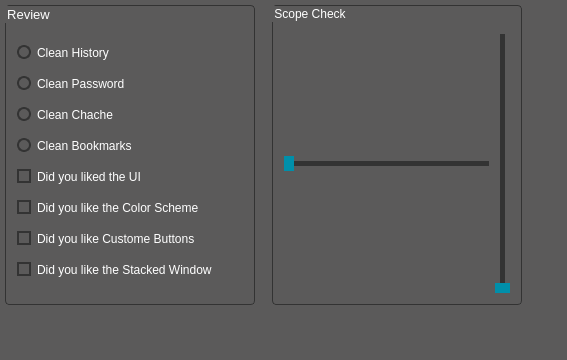
                   <widget class="QWidget" name="page_setting_clean">
                    <property name="styleSheet">
                     <string notr="true">background:rgb(91,90,90);</string>
                    </property>
                    <layout class="QGridLayout" name="gridLayout_5">
                     <property name="leftMargin">
                      <number>5</number>
                     </property>
                     <property name="topMargin">
                      <number>5</number>
                     </property>
                     <property name="rightMargin">
                      <number>5</number>
                     </property>
                     <property name="bottomMargin">
                      <number>5</number>
                     </property>
                     <property name="spacing">
                      <number>5</number>
                     </property>
                     <item row="0" column="5">
                      <spacer name="horizontalSpacer_7">
                       <property name="orientation">
                        <enum>Qt::Horizontal</enum>
                       </property>
                       <property name="sizeHint" stdset="0">
                        <size>
                         <width>40</width>
                         <height>20</height>
                        </size>
                       </property>
                      </spacer>
                     </item>
                     <item row="2" column="0" rowspan="2">
                      <spacer name="verticalSpacer_5">
                       <property name="orientation">
                        <enum>Qt::Vertical</enum>
                       </property>
                       <property name="sizeHint" stdset="0">
                        <size>
                         <width>20</width>
                         <height>40</height>
                        </size>
                       </property>
                      </spacer>
                     </item>
                     <item row="0" column="1" rowspan="2" colspan="2">
                      <widget class="QLabel" name="lab_clean">
                       <property name="styleSheet">
                        <string notr="true"/>
                       </property>
                       <property name="text">
                        <string/>
                       </property>
                      </widget>
                     </item>
                     <item row="0" column="0">
                      <widget class="QGroupBox" name="groupBox_clean">
                       <property name="minimumSize">
                        <size>
                         <width>250</width>
                         <height>300</height>
                        </size>
                       </property>
                       <property name="maximumSize">
                        <size>
                         <width>250</width>
                         <height>300</height>
                        </size>
                       </property>
                       <property name="sizeIncrement">
                        <size>
                         <width>0</width>
                         <height>0</height>
                        </size>
                       </property>
                       <property name="font">
                        <font>
                         <family>Segoe UI</family>
                         <pointsize>10</pointsize>
                        </font>
                       </property>
                       <property name="styleSheet">
                        <string notr="true">QGroupBox{
	border:1px solid rgb(51,51,51);	
	border-radius:4px;
	color:white;
	background:rgb(91,90,90);
}
</string>
                       </property>
                       <property name="title">
                        <string>Review</string>
                       </property>
                       <property name="alignment">
                        <set>Qt::AlignLeading|Qt::AlignLeft|Qt::AlignVCenter</set>
                       </property>
                       <property name="flat">
                        <bool>false</bool>
                       </property>
                       <property name="checkable">
                        <bool>false</bool>
                       </property>
                       <layout class="QVBoxLayout" name="verticalLayout_12">
                        <item>
                         <widget class="QRadioButton" name="radioButton">
                          <property name="font">
                           <font>
                            <family>Segoe UI</family>
                            <pointsize>9</pointsize>
                           </font>
                          </property>
                          <property name="styleSheet">
                           <string notr="true">QRadioButton {
	background:rgb(91,90,90);
    color:white;
}
QRadioButton::indicator {
    width:10px;
    height:10px;
    border-radius: 7px;
}
QRadioButton::indicator:checked {
    background-color:rgb(0,143,170);
    border: 2px solid rgb(51,51,51);
}

QRadioButton::indicator:unchecked {
    background-color:rgb(91,90,90);
    border:2px solid rgb(51,51,51);
}</string>
                          </property>
                          <property name="text">
                           <string>Clean History</string>
                          </property>
                          <property name="autoRepeat">
                           <bool>false</bool>
                          </property>
                          <property name="autoExclusive">
                           <bool>true</bool>
                          </property>
                         </widget>
                        </item>
                        <item>
                         <widget class="QRadioButton" name="radioButton_2">
                          <property name="font">
                           <font>
                            <family>Segoe UI</family>
                            <pointsize>9</pointsize>
                           </font>
                          </property>
                          <property name="styleSheet">
                           <string notr="true">QRadioButton {
	background:rgb(91,90,90);
    color:white;
}
QRadioButton::indicator {
    width:10px;
    height:10px;
    border-radius: 7px;
}
QRadioButton::indicator:checked {
    background-color:rgb(0,143,170);
    border: 2px solid rgb(51,51,51);
}

QRadioButton::indicator:unchecked {
    background-color:rgb(91,90,90);
    border:2px solid rgb(51,51,51);
}</string>
                          </property>
                          <property name="text">
                           <string>Clean Password</string>
                          </property>
                          <property name="autoExclusive">
                           <bool>true</bool>
                          </property>
                         </widget>
                        </item>
                        <item>
                         <widget class="QRadioButton" name="radioButton_3">
                          <property name="font">
                           <font>
                            <family>Segoe UI</family>
                            <pointsize>9</pointsize>
                           </font>
                          </property>
                          <property name="styleSheet">
                           <string notr="true">QRadioButton {
	background:rgb(91,90,90);
    color:white;
}
QRadioButton::indicator {
    width:10px;
    height:10px;
    border-radius: 7px;
}
QRadioButton::indicator:checked {
    background-color:rgb(0,143,170);
    border: 2px solid rgb(51,51,51);
}

QRadioButton::indicator:unchecked {
    background-color:rgb(91,90,90);
    border:2px solid rgb(51,51,51);
}</string>
                          </property>
                          <property name="text">
                           <string>Clean Chache</string>
                          </property>
                          <property name="autoExclusive">
                           <bool>true</bool>
                          </property>
                         </widget>
                        </item>
                        <item>
                         <widget class="QRadioButton" name="radioButton_4">
                          <property name="font">
                           <font>
                            <family>Segoe UI</family>
                            <pointsize>9</pointsize>
                           </font>
                          </property>
                          <property name="styleSheet">
                           <string notr="true">QRadioButton {
	background:rgb(91,90,90);
    color:white;
}
QRadioButton::indicator {
    width:10px;
    height:10px;
    border-radius: 7px;
}
QRadioButton::indicator:checked {
    background-color:rgb(0,143,170);
    border: 2px solid rgb(51,51,51);
}

QRadioButton::indicator:unchecked {
    background-color:rgb(91,90,90);
    border:2px solid rgb(51,51,51);
}</string>
                          </property>
                          <property name="text">
                           <string>Clean Bookmarks</string>
                          </property>
                          <property name="autoExclusive">
                           <bool>true</bool>
                          </property>
                         </widget>
                        </item>
                        <item>
                         <widget class="QCheckBox" name="checkBox">
                          <property name="font">
                           <font>
                            <family>Segoe UI</family>
                            <pointsize>9</pointsize>
                           </font>
                          </property>
                          <property name="styleSheet">
                           <string notr="true">QCheckBox {
    color:rgb(255,255,255);
}

QCheckBox::indicator {
    width: 10px;
    height: 10px;
}

QCheckBox::indicator:unchecked {
    border:2px solid rgb(51,51,51);
	background:rgb(91,90,90);
}

QCheckBox::indicator:unchecked:pressed {
	border:2px solid rgb(51,51,51);
   	background:rgb(0,143,170);
}

QCheckBox::indicator:checked {
	background-color:rgb(0,143,170);
    border: 2px solid rgb(51,51,51);
}

QCheckBox::indicator:checked:pressed {
    border:2px solid rgb(51,51,51);
	background:rgb(91,90,90);
}

</string>
                          </property>
                          <property name="text">
                           <string>Did you liked the UI</string>
                          </property>
                          <property name="tristate">
                           <bool>false</bool>
                          </property>
                         </widget>
                        </item>
                        <item>
                         <widget class="QCheckBox" name="checkBox_4">
                          <property name="font">
                           <font>
                            <family>Segoe UI</family>
                            <pointsize>9</pointsize>
                           </font>
                          </property>
                          <property name="styleSheet">
                           <string notr="true">QCheckBox {
    color:rgb(255,255,255);
}

QCheckBox::indicator {
    width: 10px;
    height: 10px;
}

QCheckBox::indicator:unchecked {
    border:2px solid rgb(51,51,51);
	background:rgb(91,90,90);
}

QCheckBox::indicator:unchecked:pressed {
	border:2px solid rgb(51,51,51);
   	background:rgb(0,143,170);
}

QCheckBox::indicator:checked {
	background-color:rgb(0,143,170);
    border: 2px solid rgb(51,51,51);
}

QCheckBox::indicator:checked:pressed {
    border:2px solid rgb(51,51,51);
	background:rgb(91,90,90);
}

</string>
                          </property>
                          <property name="text">
                           <string>Did you like the Color Scheme</string>
                          </property>
                          <property name="tristate">
                           <bool>false</bool>
                          </property>
                         </widget>
                        </item>
                        <item>
                         <widget class="QCheckBox" name="checkBox_2">
                          <property name="font">
                           <font>
                            <family>Segoe UI</family>
                            <pointsize>9</pointsize>
                           </font>
                          </property>
                          <property name="styleSheet">
                           <string notr="true">QCheckBox {
    color:rgb(255,255,255);
}

QCheckBox::indicator {
    width: 10px;
    height: 10px;
}

QCheckBox::indicator:unchecked {
    border:2px solid rgb(51,51,51);
	background:rgb(91,90,90);
}

QCheckBox::indicator:unchecked:pressed {
	border:2px solid rgb(51,51,51);
   	background:rgb(0,143,170);
}

QCheckBox::indicator:checked {
	background-color:rgb(0,143,170);
    border: 2px solid rgb(51,51,51);
}

QCheckBox::indicator:checked:pressed {
    border:2px solid rgb(51,51,51);
	background:rgb(91,90,90);
}

</string>
                          </property>
                          <property name="text">
                           <string>Did you like Custome Buttons</string>
                          </property>
                         </widget>
                        </item>
                        <item>
                         <widget class="QCheckBox" name="checkBox_3">
                          <property name="font">
                           <font>
                            <family>Segoe UI</family>
                            <pointsize>9</pointsize>
                           </font>
                          </property>
                          <property name="styleSheet">
                           <string notr="true">QCheckBox {
    color:rgb(255,255,255);
}

QCheckBox::indicator {
    width: 10px;
    height: 10px;
}

QCheckBox::indicator:unchecked {
    border:2px solid rgb(51,51,51);
	background:rgb(91,90,90);
}

QCheckBox::indicator:unchecked:pressed {
	border:2px solid rgb(51,51,51);
   	background:rgb(0,143,170);
}

QCheckBox::indicator:checked {
	background-color:rgb(0,143,170);
    border: 2px solid rgb(51,51,51);
}

QCheckBox::indicator:checked:pressed {
    border:2px solid rgb(51,51,51);
	background:rgb(91,90,90);
}

</string>
                          </property>
                          <property name="text">
                           <string>Did you like the Stacked Window</string>
                          </property>
                         </widget>
                        </item>
                       </layout>
                      </widget>
                     </item>
                     <item row="0" column="3">
                      <widget class="QGroupBox" name="groupBox">
                       <property name="minimumSize">
                        <size>
                         <width>250</width>
                         <height>300</height>
                        </size>
                       </property>
                       <property name="maximumSize">
                        <size>
                         <width>250</width>
                         <height>300</height>
                        </size>
                       </property>
                       <property name="font">
                        <font>
                         <family>Segoe UI</family>
                         <pointsize>9</pointsize>
                        </font>
                       </property>
                       <property name="styleSheet">
                        <string notr="true">QGroupBox{
	border:1px solid rgb(51,51,51);	
	border-radius:4px;
	color:white;
	background:rgb(91,90,90);
}
</string>
                       </property>
                       <property name="title">
                        <string>Scope Check</string>
                       </property>
                       <layout class="QGridLayout" name="gridLayout_6">
                        <item row="0" column="0">
                         <widget class="QSlider" name="horizontalSlider_2">
                          <property name="styleSheet">
                           <string notr="true">QSlider::groove:horizontal {
    height:5px;
    background: rgb(51,51,51);
}

QSlider::handle:horizontal {
    background:rgb(0,143,170);
    width: 10px;
margin:-8px 0
}

QSlider::add-page:horizondal {
    background:rgb(51,51,51);
}

QSlider::sub-page:horizondal {
    background:rgb(51,51,51);
}</string>
                          </property>
                          <property name="orientation">
                           <enum>Qt::Horizontal</enum>
                          </property>
                         </widget>
                        </item>
                        <item row="0" column="2">
                         <widget class="QSlider" name="verticalSlider">
                          <property name="styleSheet">
                           <string notr="true">QSlider::groove:vertical {
    background: red;
    width:5px
}

QSlider::handle:vertical {
    height: 10px;
    background:rgb(0,143,170);
	margin:0 -8px
}

QSlider::add-page:vertical {
    background:rgb(51,51,51);
}

QSlider::sub-page:vertical {
    background:rgb(51,51,51);
}</string>
                          </property>
                          <property name="tracking">
                           <bool>true</bool>
                          </property>
                          <property name="orientation">
                           <enum>Qt::Vertical</enum>
                          </property>
                          <property name="invertedAppearance">
                           <bool>false</bool>
                          </property>
                          <property name="invertedControls">
                           <bool>false</bool>
                          </property>
                          <property name="tickPosition">
                           <enum>QSlider::NoTicks</enum>
                          </property>
                         </widget>
                        </item>
                       </layout>
                      </widget>
                     </item>
                    </layout>
                   </widget>
